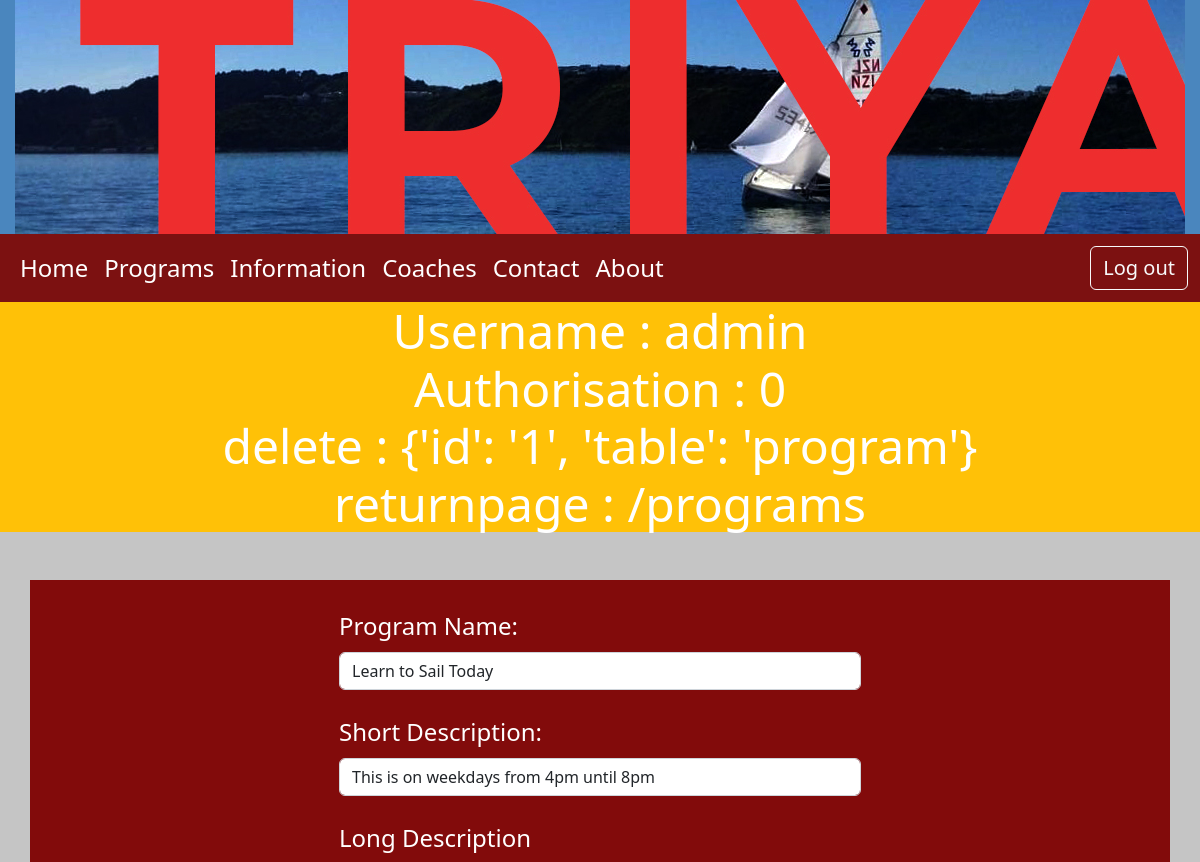
Before: /aud_program/1 (signed in, upper part) with the older database file.
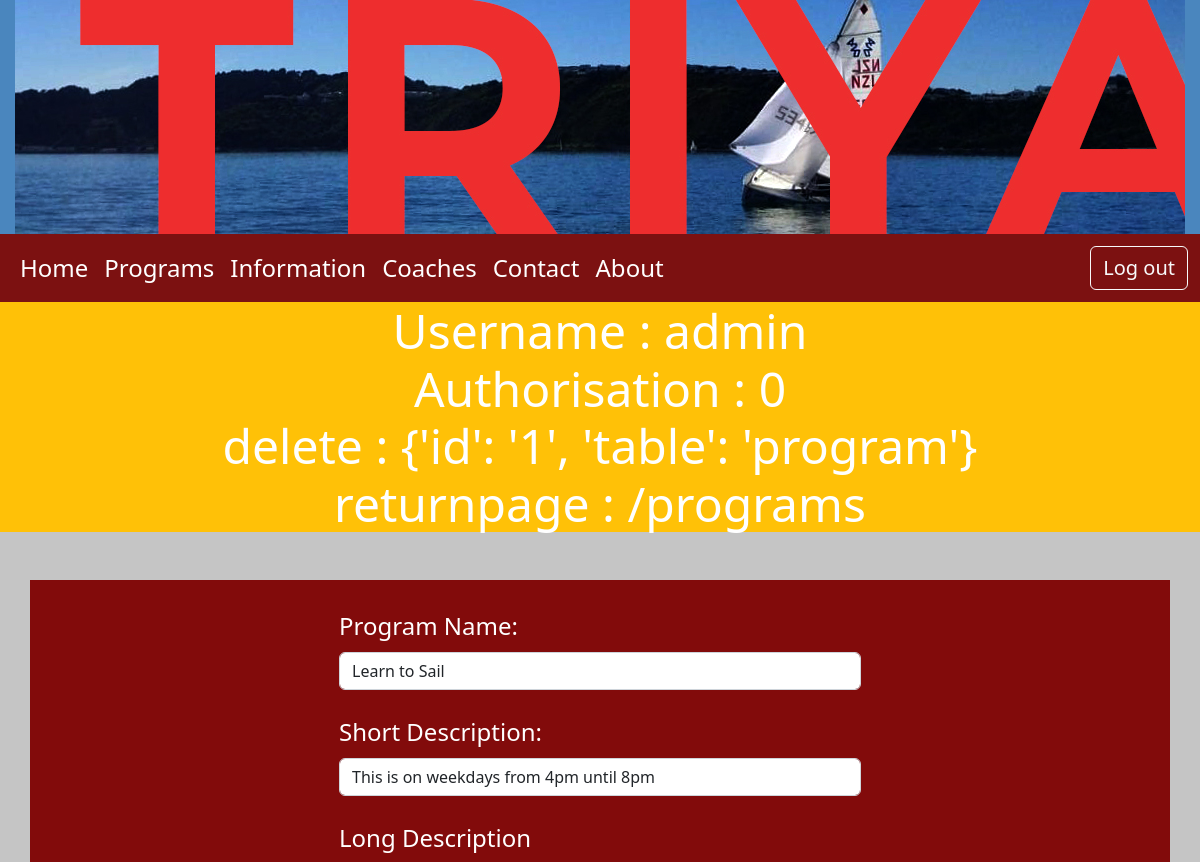
After: the same page with the newer database file.
### tables this page shows
CREATE TABLE program(
    id integer primary key autoincrement not null,
    name text not null,
    subtitle text not null,
    description text not null,
    coachingfee real not null,
    boathire real not null,
    image text not null,
    updated_at date
);

### server.py (the view, shortened to what this page needs)
@app.route("/aud_program/<id>", methods=['GET', 'POST'])
def aud_program(id):
    null_data = {
        "id": 0,
        "name": "New Program",
        "subtitle": "Further explanation",
        "description": "More description",
        "coachingfee": 20.00,
        "boathire": 15.00
    }
    if request.method == "GET":
        if session and session["Authorisation"] == 0:
            if id == "0":
                return render_template("aud_program.html", id=id, form_data=null_data)
            else:
                sql = """select id, name, subtitle, description, coachingfee, boathire,
                        coachingfee+boathire as 'total', image from program where id = ?;"""
                values_tuple = (id,)
                result = run_search_query_tuples(sql, values_tuple, db_path)
                print(result)
                session["delete"] = {"id": id, "table": "program"}
                session['returnpage'] = url_for('programs')
                return render_template("aud_program.html", id=id, form_data=result[0])
        else:
            return render_template("error.html")

### db_functions.py (called while the page is built)
def run_search_query_tuples(sql_query,values_tuple, file_path):
    result = None
    try:
        db = sqlite3.connect(file_path)
        db.row_factory = sqlite3.Row
        cursor = db.cursor()
        cursor.execute(sql_query,values_tuple)
        result = cursor.fetchall()
        cursor.close()
    except sqlite3.Error as error:
        print("Error running search query tuples: {}".format(error))
    finally:
        if db:
            db.close()
        if result:
            return result

### templates/aud_program.html (shortened to what this page needs)
{% extends "main_template.html" %}
{% block content %}
<div class="container-lg container-bg my-5 px-5 py-1">
  <form class="w-50 mx-auto" action="{{ url_for('aud_program', id = id )}}" method="POST" enctype=multipart/form-data>
    <div class="mb-0">
      <label for="program_name" class="form-label">Program Name:</label>
      <input type="text" class="form-control" id="program_name" name="name" required value="{{form_data['name']}}">
    </div>
    <div class="mb-0">
      <label for="short_description" class="form-label">Short Description:</label>
      <input type="text" class="form-control" id="short_description" name="subtitle" required value="{{form_data['subtitle']}}">
    </div>
    <div>
      <label for="long_description" class="form-label">Long Description</label>
    </div>
  </form>
</div>
{% endblock %}

Changed rows visible on the page:
changed program "This is on weekdays from 4pm until 8pm": name "Learn to Sail Today" → "Learn to Sail"
